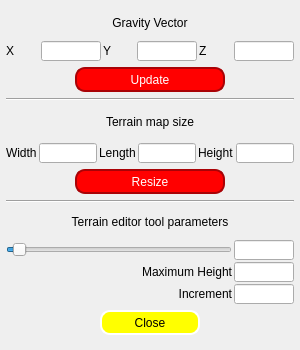
<?xml version="1.0" encoding="UTF-8"?>
<ui version="4.0">
 <class>terraintool</class>
 <widget class="QWidget" name="terraintool">
  <property name="geometry">
   <rect>
    <x>0</x>
    <y>0</y>
    <width>300</width>
    <height>350</height>
   </rect>
  </property>
  <property name="sizePolicy">
   <sizepolicy hsizetype="Preferred" vsizetype="Preferred">
    <horstretch>0</horstretch>
    <verstretch>0</verstretch>
   </sizepolicy>
  </property>
  <property name="minimumSize">
   <size>
    <width>300</width>
    <height>300</height>
   </size>
  </property>
  <property name="maximumSize">
   <size>
    <width>300</width>
    <height>350</height>
   </size>
  </property>
  <property name="windowTitle">
   <string>Terrain Parameters</string>
  </property>
  <layout class="QVBoxLayout" name="verticalLayout">
   <property name="spacing">
    <number>2</number>
   </property>
   <property name="sizeConstraint">
    <enum>QLayout::SetDefaultConstraint</enum>
   </property>
   <property name="margin">
    <number>6</number>
   </property>
   <item>
    <widget class="QLabel" name="label">
     <property name="maximumSize">
      <size>
       <width>16777215</width>
       <height>25</height>
      </size>
     </property>
     <property name="text">
      <string>Gravity Vector</string>
     </property>
     <property name="alignment">
      <set>Qt::AlignCenter</set>
     </property>
    </widget>
   </item>
   <item>
    <layout class="QHBoxLayout" name="horizontalLayout">
     <item>
      <widget class="QLabel" name="label_3">
       <property name="maximumSize">
        <size>
         <width>40</width>
         <height>20</height>
        </size>
       </property>
       <property name="text">
        <string>X</string>
       </property>
      </widget>
     </item>
     <item>
      <widget class="QLineEdit" name="lineEdit_GX">
       <property name="maximumSize">
        <size>
         <width>60</width>
         <height>20</height>
        </size>
       </property>
       <property name="alignment">
        <set>Qt::AlignCenter</set>
       </property>
      </widget>
     </item>
     <item>
      <widget class="QLabel" name="label_4">
       <property name="maximumSize">
        <size>
         <width>40</width>
         <height>20</height>
        </size>
       </property>
       <property name="text">
        <string>Y</string>
       </property>
      </widget>
     </item>
     <item>
      <widget class="QLineEdit" name="lineEdit_GY">
       <property name="maximumSize">
        <size>
         <width>60</width>
         <height>20</height>
        </size>
       </property>
       <property name="alignment">
        <set>Qt::AlignCenter</set>
       </property>
      </widget>
     </item>
     <item>
      <widget class="QLabel" name="label_5">
       <property name="maximumSize">
        <size>
         <width>40</width>
         <height>20</height>
        </size>
       </property>
       <property name="text">
        <string>Z</string>
       </property>
      </widget>
     </item>
     <item>
      <widget class="QLineEdit" name="lineEdit_GZ">
       <property name="maximumSize">
        <size>
         <width>60</width>
         <height>20</height>
        </size>
       </property>
       <property name="alignment">
        <set>Qt::AlignCenter</set>
       </property>
      </widget>
     </item>
    </layout>
   </item>
   <item>
    <layout class="QHBoxLayout" name="horizontalLayout_4">
     <item>
      <spacer name="horizontalSpacer_3">
       <property name="orientation">
        <enum>Qt::Horizontal</enum>
       </property>
       <property name="sizeHint" stdset="0">
        <size>
         <width>40</width>
         <height>20</height>
        </size>
       </property>
      </spacer>
     </item>
     <item>
      <widget class="QPushButton" name="gravityButton">
       <property name="minimumSize">
        <size>
         <width>150</width>
         <height>25</height>
        </size>
       </property>
       <property name="maximumSize">
        <size>
         <width>200</width>
         <height>25</height>
        </size>
       </property>
       <property name="styleSheet">
        <string notr="true">QPushButton{
background:rgb(255, 0, 0); 
color:white; 
border:2px solid rgb(169, 2, 6); 
border-radius:10px;
}

QPushButton:pressed{
background:grey;
border-color:darkgrey;
}</string>
       </property>
       <property name="text">
        <string>Update</string>
       </property>
      </widget>
     </item>
     <item>
      <spacer name="horizontalSpacer_4">
       <property name="orientation">
        <enum>Qt::Horizontal</enum>
       </property>
       <property name="sizeHint" stdset="0">
        <size>
         <width>40</width>
         <height>20</height>
        </size>
       </property>
      </spacer>
     </item>
    </layout>
   </item>
   <item>
    <widget class="Line" name="line_2">
     <property name="orientation">
      <enum>Qt::Horizontal</enum>
     </property>
    </widget>
   </item>
   <item>
    <widget class="QLabel" name="label_2">
     <property name="maximumSize">
      <size>
       <width>16777215</width>
       <height>30</height>
      </size>
     </property>
     <property name="text">
      <string>Terrain map size</string>
     </property>
     <property name="alignment">
      <set>Qt::AlignCenter</set>
     </property>
    </widget>
   </item>
   <item>
    <layout class="QHBoxLayout" name="horizontalLayout_2">
     <item>
      <widget class="QLabel" name="label_6">
       <property name="maximumSize">
        <size>
         <width>100</width>
         <height>20</height>
        </size>
       </property>
       <property name="text">
        <string>Width</string>
       </property>
      </widget>
     </item>
     <item>
      <widget class="QLineEdit" name="lineEdit_Width">
       <property name="maximumSize">
        <size>
         <width>60</width>
         <height>20</height>
        </size>
       </property>
       <property name="alignment">
        <set>Qt::AlignCenter</set>
       </property>
      </widget>
     </item>
     <item>
      <widget class="QLabel" name="label_7">
       <property name="maximumSize">
        <size>
         <width>100</width>
         <height>20</height>
        </size>
       </property>
       <property name="text">
        <string>Length</string>
       </property>
      </widget>
     </item>
     <item>
      <widget class="QLineEdit" name="lineEdit_Length">
       <property name="maximumSize">
        <size>
         <width>60</width>
         <height>20</height>
        </size>
       </property>
       <property name="alignment">
        <set>Qt::AlignCenter</set>
       </property>
      </widget>
     </item>
     <item>
      <widget class="QLabel" name="label_8">
       <property name="maximumSize">
        <size>
         <width>100</width>
         <height>20</height>
        </size>
       </property>
       <property name="text">
        <string>Height</string>
       </property>
      </widget>
     </item>
     <item>
      <widget class="QLineEdit" name="lineEdit_Height">
       <property name="maximumSize">
        <size>
         <width>60</width>
         <height>20</height>
        </size>
       </property>
       <property name="alignment">
        <set>Qt::AlignCenter</set>
       </property>
      </widget>
     </item>
    </layout>
   </item>
   <item>
    <layout class="QHBoxLayout" name="horizontalLayout_3">
     <item>
      <spacer name="horizontalSpacer">
       <property name="orientation">
        <enum>Qt::Horizontal</enum>
       </property>
       <property name="sizeHint" stdset="0">
        <size>
         <width>40</width>
         <height>20</height>
        </size>
       </property>
      </spacer>
     </item>
     <item>
      <widget class="QPushButton" name="resizeButton">
       <property name="sizePolicy">
        <sizepolicy hsizetype="Preferred" vsizetype="Preferred">
         <horstretch>0</horstretch>
         <verstretch>0</verstretch>
        </sizepolicy>
       </property>
       <property name="minimumSize">
        <size>
         <width>150</width>
         <height>25</height>
        </size>
       </property>
       <property name="maximumSize">
        <size>
         <width>200</width>
         <height>25</height>
        </size>
       </property>
       <property name="styleSheet">
        <string notr="true">QPushButton{
background:rgb(255, 0, 0); 
color:white; 
border:2px solid rgb(169, 2, 6); 
border-radius:10px;
}

QPushButton:pressed{
background:grey;
border-color:darkgrey;
}</string>
       </property>
       <property name="text">
        <string>Resize</string>
       </property>
      </widget>
     </item>
     <item>
      <spacer name="horizontalSpacer_2">
       <property name="orientation">
        <enum>Qt::Horizontal</enum>
       </property>
       <property name="sizeHint" stdset="0">
        <size>
         <width>40</width>
         <height>20</height>
        </size>
       </property>
      </spacer>
     </item>
    </layout>
   </item>
   <item>
    <widget class="Line" name="line">
     <property name="orientation">
      <enum>Qt::Horizontal</enum>
     </property>
    </widget>
   </item>
   <item>
    <widget class="QLabel" name="label_11">
     <property name="maximumSize">
      <size>
       <width>16777215</width>
       <height>25</height>
      </size>
     </property>
     <property name="text">
      <string>Terrain editor tool parameters</string>
     </property>
     <property name="alignment">
      <set>Qt::AlignCenter</set>
     </property>
    </widget>
   </item>
   <item>
    <layout class="QGridLayout" name="gridLayout">
     <property name="spacing">
      <number>2</number>
     </property>
     <item row="0" column="0" colspan="2">
      <widget class="QSlider" name="diameterSlider">
       <property name="minimum">
        <number>0</number>
       </property>
       <property name="value">
        <number>3</number>
       </property>
       <property name="orientation">
        <enum>Qt::Horizontal</enum>
       </property>
      </widget>
     </item>
     <item row="0" column="2">
      <widget class="QLineEdit" name="lineEdit_toolDiameter">
       <property name="minimumSize">
        <size>
         <width>0</width>
         <height>20</height>
        </size>
       </property>
       <property name="maximumSize">
        <size>
         <width>60</width>
         <height>20</height>
        </size>
       </property>
       <property name="alignment">
        <set>Qt::AlignCenter</set>
       </property>
      </widget>
     </item>
     <item row="1" column="0" colspan="2">
      <widget class="QLabel" name="label_9">
       <property name="text">
        <string>Maximum Height</string>
       </property>
       <property name="alignment">
        <set>Qt::AlignRight|Qt::AlignTrailing|Qt::AlignVCenter</set>
       </property>
      </widget>
     </item>
     <item row="1" column="2">
      <widget class="QLineEdit" name="lineEdit_MaxHeight">
       <property name="minimumSize">
        <size>
         <width>0</width>
         <height>20</height>
        </size>
       </property>
       <property name="maximumSize">
        <size>
         <width>60</width>
         <height>20</height>
        </size>
       </property>
       <property name="alignment">
        <set>Qt::AlignCenter</set>
       </property>
      </widget>
     </item>
     <item row="2" column="0" colspan="2">
      <widget class="QLabel" name="label_10">
       <property name="text">
        <string>Increment</string>
       </property>
       <property name="alignment">
        <set>Qt::AlignRight|Qt::AlignTrailing|Qt::AlignVCenter</set>
       </property>
      </widget>
     </item>
     <item row="2" column="2">
      <widget class="QLineEdit" name="lineEdit_Increment">
       <property name="minimumSize">
        <size>
         <width>0</width>
         <height>20</height>
        </size>
       </property>
       <property name="maximumSize">
        <size>
         <width>60</width>
         <height>20</height>
        </size>
       </property>
       <property name="alignment">
        <set>Qt::AlignCenter</set>
       </property>
      </widget>
     </item>
    </layout>
   </item>
   <item>
    <layout class="QHBoxLayout" name="horizontalLayout_5">
     <item>
      <widget class="QPushButton" name="closeButton">
       <property name="sizePolicy">
        <sizepolicy hsizetype="Minimum" vsizetype="Fixed">
         <horstretch>0</horstretch>
         <verstretch>0</verstretch>
        </sizepolicy>
       </property>
       <property name="minimumSize">
        <size>
         <width>100</width>
         <height>25</height>
        </size>
       </property>
       <property name="maximumSize">
        <size>
         <width>100</width>
         <height>25</height>
        </size>
       </property>
       <property name="layoutDirection">
        <enum>Qt::RightToLeft</enum>
       </property>
       <property name="styleSheet">
        <string notr="true">QPushButton{
background:yellow; 
border:2px solid white; 
border-radius:10px;
}

QPushButton:pressed{
background:grey;
border-color:darkgrey;
}</string>
       </property>
       <property name="text">
        <string>Close</string>
       </property>
      </widget>
     </item>
    </layout>
   </item>
  </layout>
 </widget>
 <resources/>
 <connections/>
</ui>
